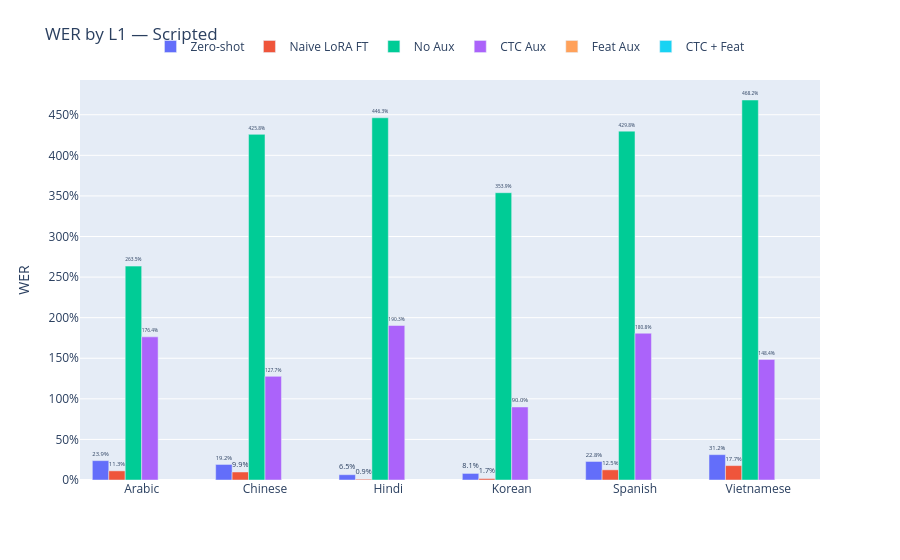
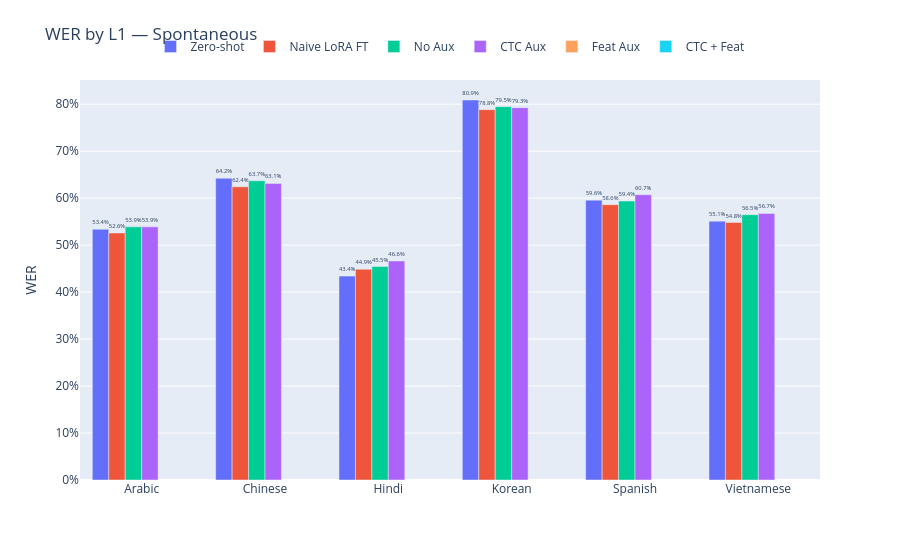

The code cell stored with these charts, in order, in its notebook:
### Markdown cell above
---

 # Part 2 — Per-L1 WER

### Code cell
for split in SPLITS:
    l1_rows = []
    for key, label in MODEL_KEYS.items():
        if not available(key, split):
            continue
        grp = grouped_wer(results[key][split], "l1")
        grp["Model"] = label
        l1_rows.append(grp)
    if not l1_rows:
        continue

    l1_df = pd.concat(l1_rows, ignore_index=True)

    # Delta vs zero-shot baseline (negative = improvement)
    base_label = MODEL_KEYS["baseline"]
    base_wer   = (
        l1_df[l1_df["Model"] == base_label][["l1", "wer"]]
        .rename(columns={"wer": "wer_base"})
    )
    l1_df = l1_df.merge(base_wer, on="l1", how="left")
    l1_df["wer_delta_pct"] = (
        (l1_df["wer"] - l1_df["wer_base"]) / l1_df["wer_base"] * 100
    )

    l1s = sorted(l1_df["l1"].unique())

    fig = go.Figure()
    for key, label in MODEL_KEYS.items():
        sub = l1_df[l1_df["Model"] == label].set_index("l1")
        fig.add_trace(go.Bar(
            name = label,
            x    = l1s,
            y    = [sub.loc[l, "wer"] if l in sub.index else None for l in l1s],
            text = [f"{sub.loc[l, 'wer']:.1%}" if l in sub.index else "" for l in l1s],
            textposition = "outside",
        ))
    fig.update_layout(
        title   = f"WER by L1 — {split.capitalize()}",
        barmode = "group",
        yaxis   = dict(title="WER", tickformat=".0%"),
        legend  = dict(orientation="h", y=1.12, xanchor="center", x=0.5),
        margin  = dict(t=80),
    )
    fig.show()

    out = Path(RESULTS_DIR) / f"comparison_{split}_by_l1.csv"
    l1_df.to_csv(out, index=False)
    print(f"Saved {out}")
    display(
        l1_df.sort_values(["l1", "Model"])
             .style.format({
                 "wer":           "{:.4f}",
                 "wer_base":      "{:.4f}",
                 "wer_delta_pct": "{:+.1f}%",
                 "per":           lambda v: f"{v:.4f}" if pd.notna(v) else "—",
             })
             .set_caption(f"{split.capitalize()} — Per-L1 WER")
    )

### Figure 1 — Plotly figure (JSON) as saved in the notebook; plotly's stock layout.template omitted (floating-point values rounded to 4 significant figures)
{"data": [{"name": "Zero-shot", "text": ["23.9%", "19.2%", "6.5%", "8.1%", "22.8%", "31.2%"], "textposition": "outside", "type": "bar", "x": ["Arabic", "Chinese", "Hindi", "Korean", "Spanish", "Vietnamese"], "y": [0.2387, 0.1916, 0.06533, 0.081, 0.2284, 0.3123]}, {"name": "Naive LoRA FT", "text": ["11.3%", "9.9%", "0.9%", "1.7%", "12.5%", "17.7%"], "textposition": "outside", "type": "bar", "x": ["Arabic", "Chinese", "Hindi", "Korean", "Spanish", "Vietnamese"], "y": [0.1125, 0.09872, 0.009446, 0.01741, 0.1253, 0.1774]}, {"name": "No Aux", "text": ["263.5%", "425.8%", "446.3%", "353.9%", "429.8%", "468.2%"], "textposition": "outside", "type": "bar", "x": ["Arabic", "Chinese", "Hindi", "Korean", "Spanish", "Vietnamese"], "y": [2.635, 4.258, 4.463, 3.539, 4.298, 4.682]}, {"name": "CTC Aux", "text": ["176.4%", "127.7%", "190.3%", "90.0%", "180.8%", "148.4%"], "textposition": "outside", "type": "bar", "x": ["Arabic", "Chinese", "Hindi", "Korean", "Spanish", "Vietnamese"], "y": [1.764, 1.277, 1.903, 0.8996, 1.808, 1.484]}, {"name": "Feat Aux", "text": ["", "", "", "", "", ""], "textposition": "outside", "type": "bar", "x": ["Arabic", "Chinese", "Hindi", "Korean", "Spanish", "Vietnamese"], "y": [null, null, null, null, null, null]}, {"name": "CTC + Feat", "text": ["", "", "", "", "", ""], "textposition": "outside", "type": "bar", "x": ["Arabic", "Chinese", "Hindi", "Korean", "Spanish", "Vietnamese"], "y": [null, null, null, null, null, null]}], "layout": {"barmode": "group", "legend": {"orientation": "h", "x": 0.5, "xanchor": "center", "y": 1.12}, "margin": {"t": 80}, "title": {"text": "WER by L1 — Scripted"}, "yaxis": {"tickformat": ".0%", "title": {"text": "WER"}}}}

### Figure 2 — Plotly figure (JSON) as saved in the notebook; plotly's stock layout.template omitted (floating-point values rounded to 4 significant figures)
{"data": [{"name": "Zero-shot", "text": ["53.4%", "64.2%", "43.4%", "80.9%", "59.6%", "55.1%"], "textposition": "outside", "type": "bar", "x": ["Arabic", "Chinese", "Hindi", "Korean", "Spanish", "Vietnamese"], "y": [0.5337, 0.6423, 0.434, 0.8089, 0.5957, 0.551]}, {"name": "Naive LoRA FT", "text": ["52.6%", "62.4%", "44.9%", "78.8%", "58.6%", "54.8%"], "textposition": "outside", "type": "bar", "x": ["Arabic", "Chinese", "Hindi", "Korean", "Spanish", "Vietnamese"], "y": [0.5259, 0.6241, 0.4487, 0.7883, 0.5861, 0.5482]}, {"name": "No Aux", "text": ["53.9%", "63.7%", "45.5%", "79.5%", "59.4%", "56.5%"], "textposition": "outside", "type": "bar", "x": ["Arabic", "Chinese", "Hindi", "Korean", "Spanish", "Vietnamese"], "y": [0.5389, 0.6369, 0.4545, 0.7948, 0.5938, 0.5647]}, {"name": "CTC Aux", "text": ["53.9%", "63.1%", "46.6%", "79.3%", "60.7%", "56.7%"], "textposition": "outside", "type": "bar", "x": ["Arabic", "Chinese", "Hindi", "Korean", "Spanish", "Vietnamese"], "y": [0.5389, 0.6314, 0.4663, 0.7926, 0.6074, 0.5675]}, {"name": "Feat Aux", "text": ["", "", "", "", "", ""], "textposition": "outside", "type": "bar", "x": ["Arabic", "Chinese", "Hindi", "Korean", "Spanish", "Vietnamese"], "y": [null, null, null, null, null, null]}, {"name": "CTC + Feat", "text": ["", "", "", "", "", ""], "textposition": "outside", "type": "bar", "x": ["Arabic", "Chinese", "Hindi", "Korean", "Spanish", "Vietnamese"], "y": [null, null, null, null, null, null]}], "layout": {"barmode": "group", "legend": {"orientation": "h", "x": 0.5, "xanchor": "center", "y": 1.12}, "margin": {"t": 80}, "title": {"text": "WER by L1 — Spontaneous"}, "yaxis": {"tickformat": ".0%", "title": {"text": "WER"}}}}
